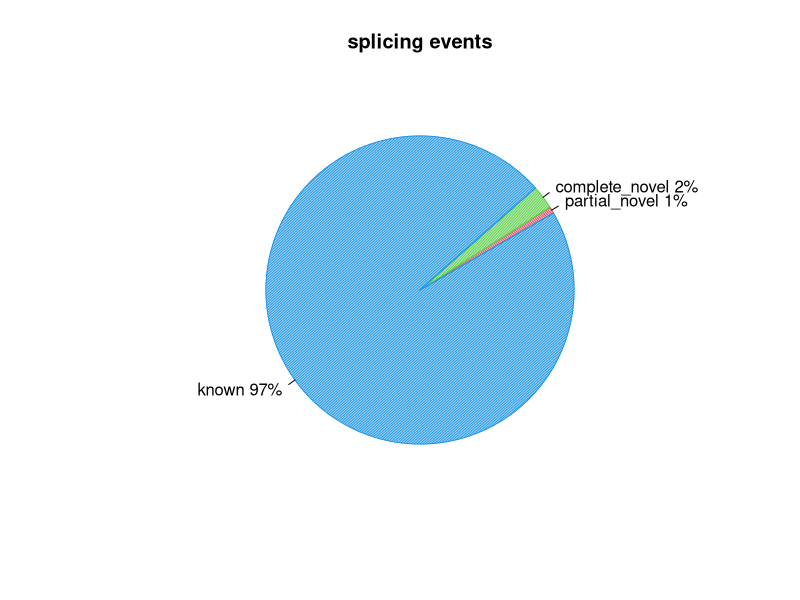
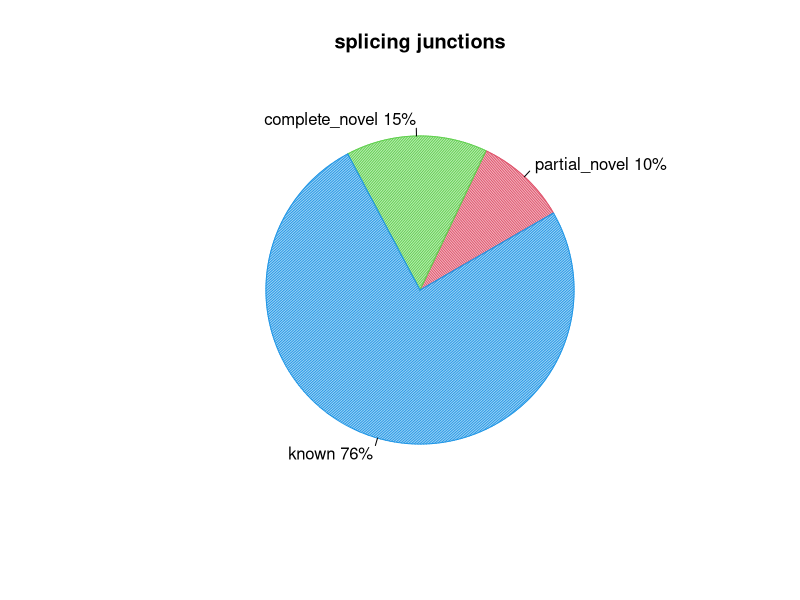

Reproduce these figures in R, in order.
pdf("/home/genetics/HW1/raw_data/mapped/bam_files/annotated_junctions/combined_final.splice_events.pdf")
events=c(0.6931102607481336,2.4852573486063947,96.57961115433218)
pie(events,col=c(2,3,4),init.angle=30,angle=c(60,120,150),density=c(70,70,70),main="splicing events",labels=c("partial_novel 1%","complete_novel 2%","known 97%"))
dev.off()
pdf("/home/genetics/HW1/raw_data/mapped/bam_files/annotated_junctions/combined_final.splice_junction.pdf")
junction=c(9.621949511571724,14.815657715066,75.56239277336228)
pie(junction,col=c(2,3,4),init.angle=30,angle=c(60,120,150),density=c(70,70,70),main="splicing junctions",labels=c("partial_novel 10%","complete_novel 15%","known 76%"))
dev.off()
